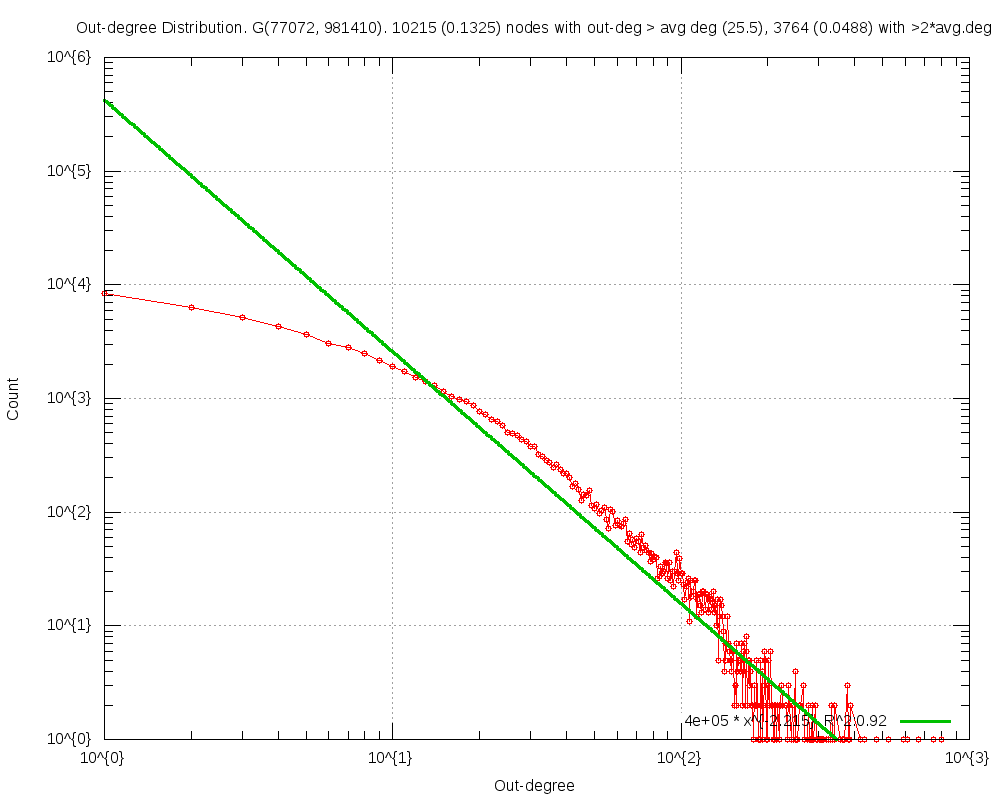

gnuplot code for this plot:
#
# Out-degree Distribution. G(77072, 981410). 10215 (0.1325) nodes with out-deg > avg deg (25.5), 3764 (0.0488) with >2*avg.deg (Sun Apr 27 20:50:32 2014)
#

set title "Out-degree Distribution. G(77072, 981410). 10215 (0.1325) nodes with out-deg > avg deg (25.5), 3764 (0.0488) with >2*avg.deg"
set key bottom right
set logscale xy 10
set format x "10^{%L}"
set mxtics 10
set format y "10^{%L}"
set mytics 10
set grid
set xlabel "Out-degree"
set ylabel "Count"
set tics scale 2
set yrange[1.000000:]
set terminal png size 1000,800
set output 'outDeg.TwitterRand2.50.png'
plot 	"outDeg.TwitterRand2.50.tab" using 1:2 title "" with linespoints pt 6,\
	f1(x)=422449.868457*x**-2.215294, f1(x) title "4e+05 * x^{-2.215}  R^2:0.92" with lines linewidth 3
